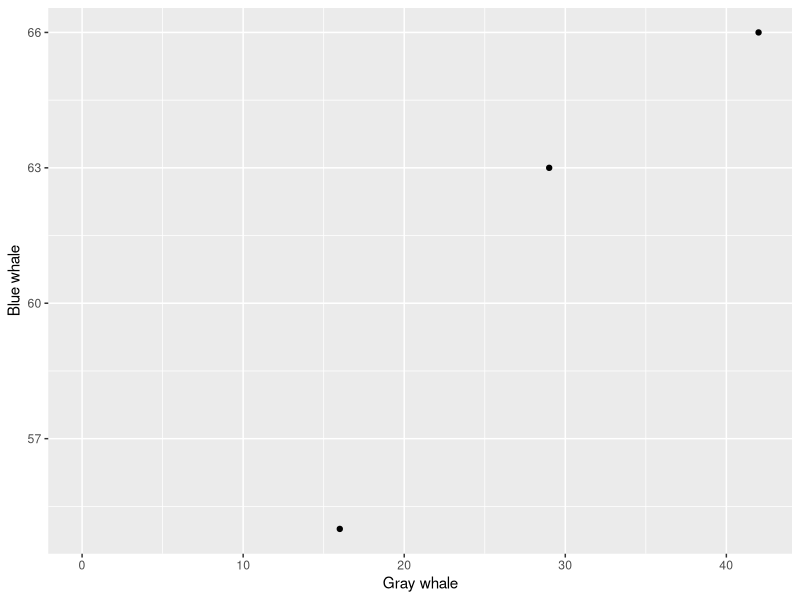
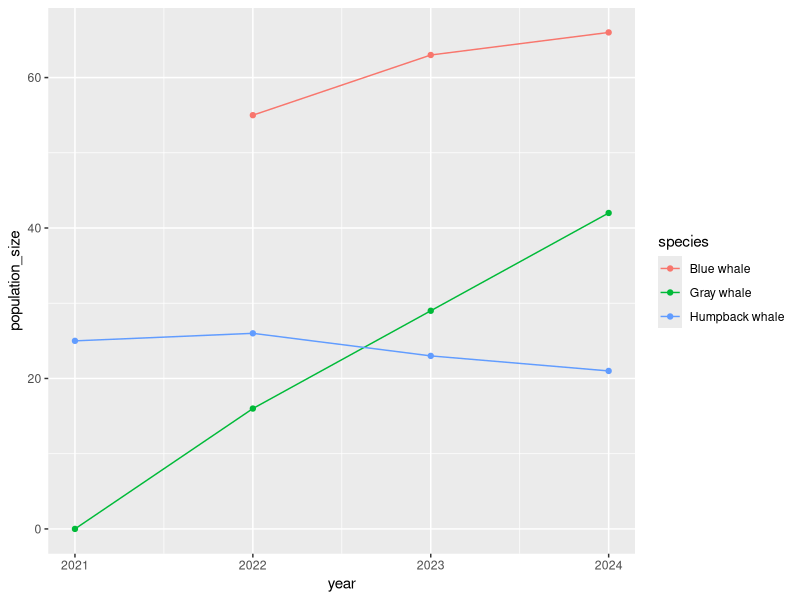

Write the R code that produced these figures, in order.
## ---- chunk 1
library(tidyverse)
library(here)

## ---- chunk 2
# Read in the data
whale_popn_wide <- read_csv(here("data/whale_popn_wide.csv"))

# Take a look at it
whale_popn_wide
## ---- chunk 3
## Weird `` column examples:
# Ex. Fetch the data within one column
whale_popn_wide$`Gray whale`

# Ex. Plot Gray whale abundance vs Blue whale abundance
whale_popn_wide %>% 
  ggplot(aes(x = `Gray whale`,
             y = `Blue whale`)) +
  geom_point()
## ---- chunk 4
whale_popn_wide.sep <- whale_popn_wide %>% 
  # Separate the site_year column
  separate(col = site_year,
           # Separate into two columns in this case
           into = c("site", "year"),
           # Separate by the "_"
           sep = "_"
  )

# Now look at the data
whale_popn_wide.sep
## ---- chunk 5
whale_popn_wide.sep <- whale_popn_wide %>% 
  # Separate the site_year column
  separate(col = site_year,
           # Separate into two columns in this case
           into = c("site", "year"),
           # Separate by the "_"
           sep = "_"
  ) %>% 
  # Run the year column through the as.numeric() function and re-store that as year
  mutate(year = as.numeric(year))

# Now look at the data
whale_popn_wide.sep
## ---- chunk 6
whale_popn_wide %>% 
  # Separate the site_year column
  separate(col = site_year,
           # Separate into two columns in this case
           into = c("site", "year"),
           # Separate by the "_"
           sep = 4
  )
## ---- chunk 7
whale_popn_wide.sep %>% 
  # Unite the site and year columns back into site_year
  unite(col = site_year, # New col name is going to be site_year again
        # Add in the existing columns that we want to unite together
        site, year,
        # Separate by a comma and space this time ", "
        sep = ", "
  )
## ---- chunk 8
whale_popn_wide.sep
## ---- chunk 9
# Pivot to long format
whale_long <- whale_popn_wide.sep %>% 
  # Take the columns we want to pivot
  pivot_longer(cols = c(`Gray whale`, `Humpback whale`, `Blue whale`),
               # Put the column names into a column called "species"
               names_to = "species",
               # Put the cell values into a column called "population_size"
               values_to = "population_size")
# Check out the data
whale_long
## ---- chunk 10
whale_popn_wide.sep %>% 
  pivot_longer(cols = c(4:6), # c(4:6) creates a vector of the numbers 4 through 6, aka 4, 5, 6
               names_to = "species",
               values_to = "population_size")

## ---- chunk 11

# Pivot to long format
whale_popn_wide.sep %>% 
  # Specify the columns we DON'T want to pivot
  pivot_longer(cols = -c(site, year, annual_temp),
               # Put the column names into a column called "species"
               names_to = "species",
               # Put the cell values into a column called "population_size"
               values_to = "population_size")

# Or:

whale_popn_wide.sep %>% 
  # Specify we DON'T want to pivot columns 1 through 3
  pivot_longer(cols = -c(1:3), # c(1:3) creates a vector of the numbers 1 through 3, aka 1,2,3
               names_to = "species",
               values_to = "population_size")

## ---- chunk 12
whale_long %>% 
  ggplot(aes(x = year, y = population_size, color = species)) +
  geom_point() +
  geom_line()

## ---- chunk 13
whale_long %>%
  pivot_wider(names_from = species,
              values_from = population_size)
## ---- chunk 14
whale_long %>% arrange(species, year)
## ---- chunk 15
whale_long %>% 
  group_by(species)
## ---- chunk 16
whale_long %>% 
  group_by(species) %>% 
  summarize(mean_pop = mean(population_size))
## ---- chunk 17
whale_long %>% arrange(species, year)
## ---- chunk 18
whale_long %>% 
  group_by(species) %>% 
  summarize(mean_pop = mean(population_size, na.rm = TRUE))
## ---- chunk 19
whale_long %>% 
  group_by(species) %>% 
  summarize(mean_pop = mean(population_size, na.rm = TRUE),
            sd_pop = sd(population_size, na.rm = TRUE))
## ---- chunk 20


## ---- chunk 21

## ---- chunk 22

## ---- chunk 23

## ---- chunk 24


## ---- chunk 25

## ---- chunk 26


## ---- chunk 27


## ---- chunk 28

## ---- chunk 29


